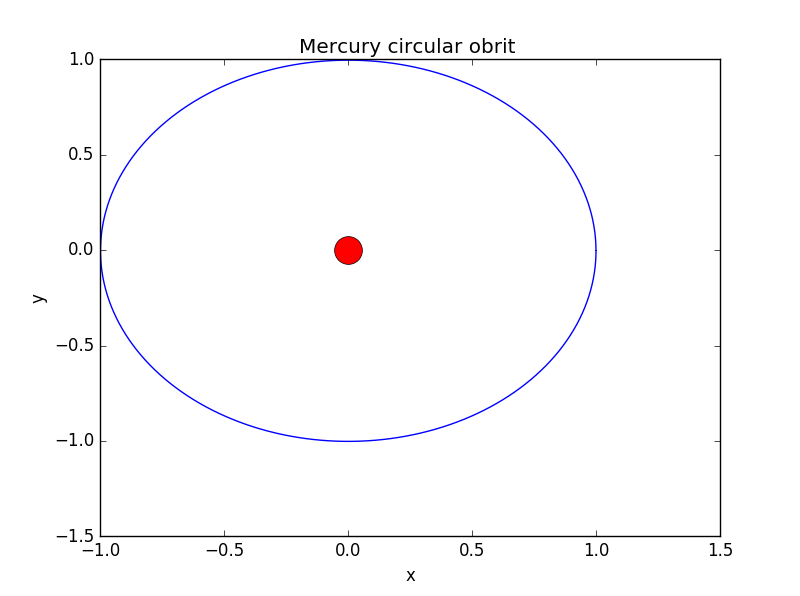

Generate this figure with Python:
import math 
import matplotlib.pyplot as plt

x=[];y=[]
v_x=[];v_y=[]
dt=0.001;r_init=1;theta=0
v_y.append(6.28);v_x.append(0);a=4*math.pi**2
x.append(r_init*math.cos(theta));y.append(r_init*math.sin(theta))
while x[-1] <=1:
    r=math.sqrt(x[-1]**2+y[-1]**2)
    v_x_tmp=v_x[-1]-dt*a*x[-1]*r**(-3)
    v_x.append(v_x_tmp)
    x_tmp=x[-1]+dt*v_x[-1]
    x.append(x_tmp)
    v_y_tmp=v_y[-1]-dt*a*y[-1]*r**(-3)
    v_y.append(v_y_tmp)
    y_tmp=y[-1]+dt*v_y[-1]
    y.append(y_tmp)
    
plt.plot(x,y,'b-')
plt.plot([0],[0],'or',markersize=20)
plt.title('Mercury circular obrit ')
plt.xlabel('x');plt.ylabel('y')
print x[-1]
plt.savefig("y-x.png")
plt.show()
